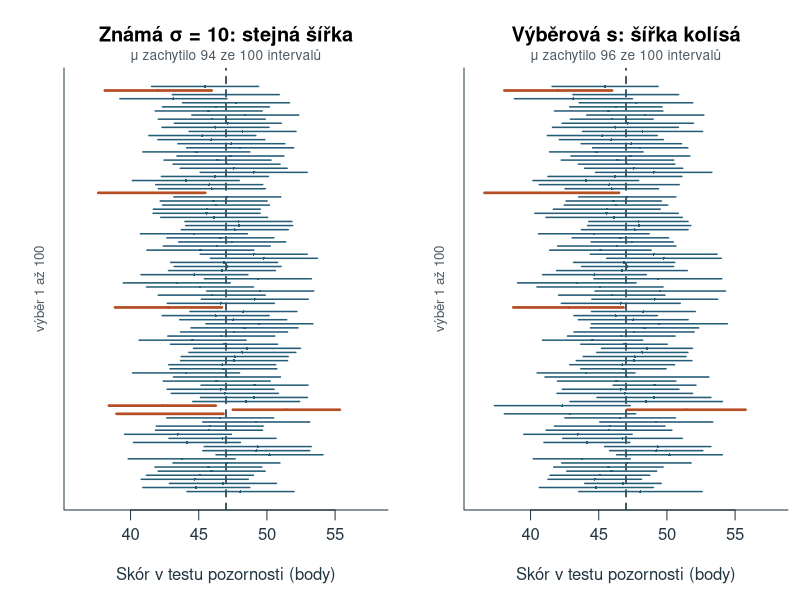
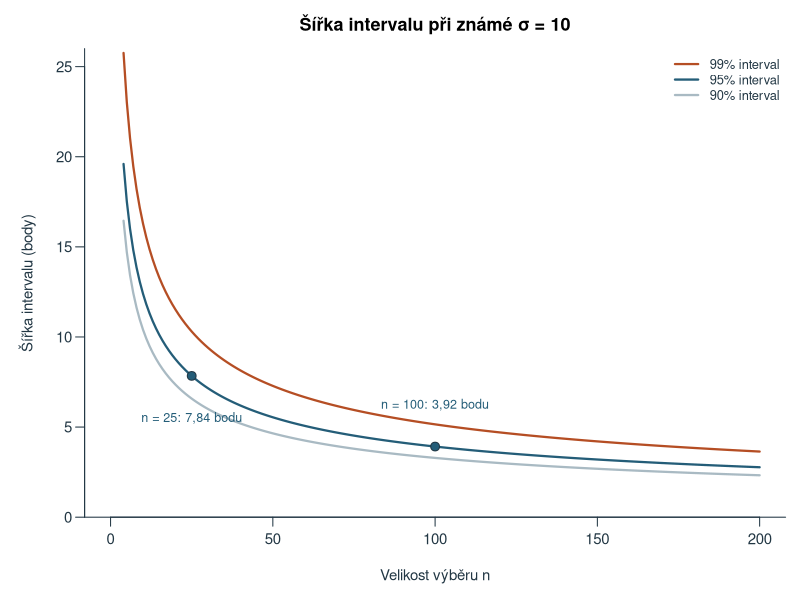
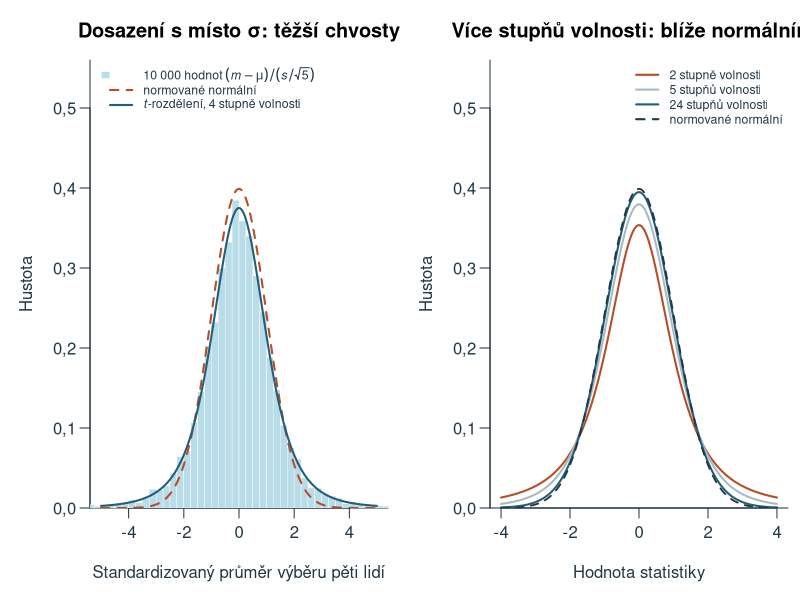
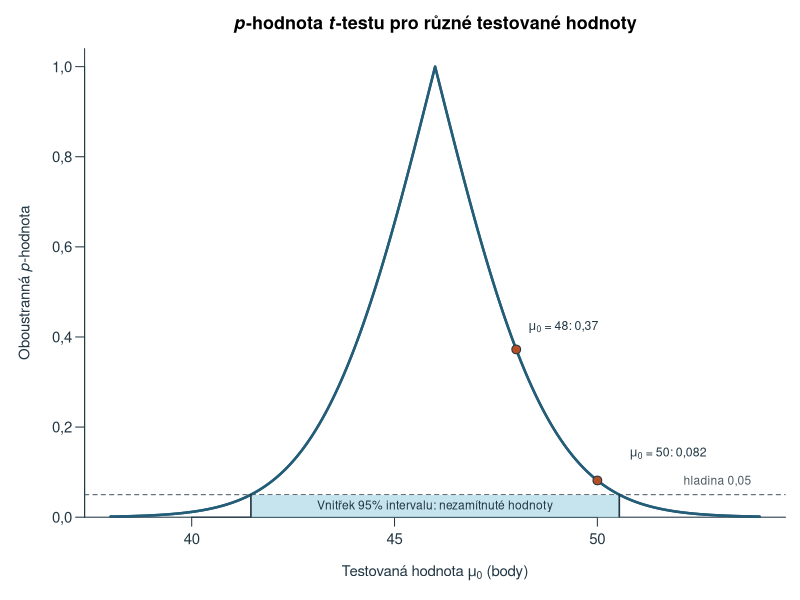
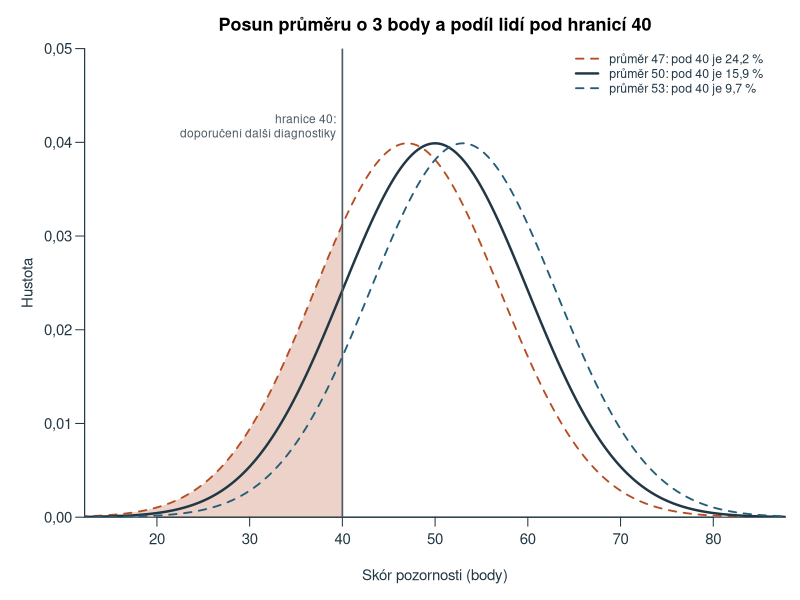
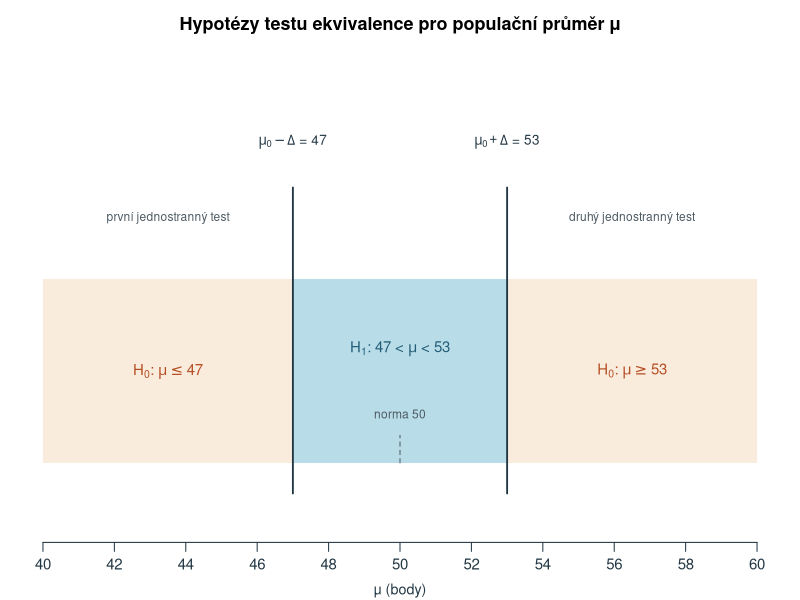
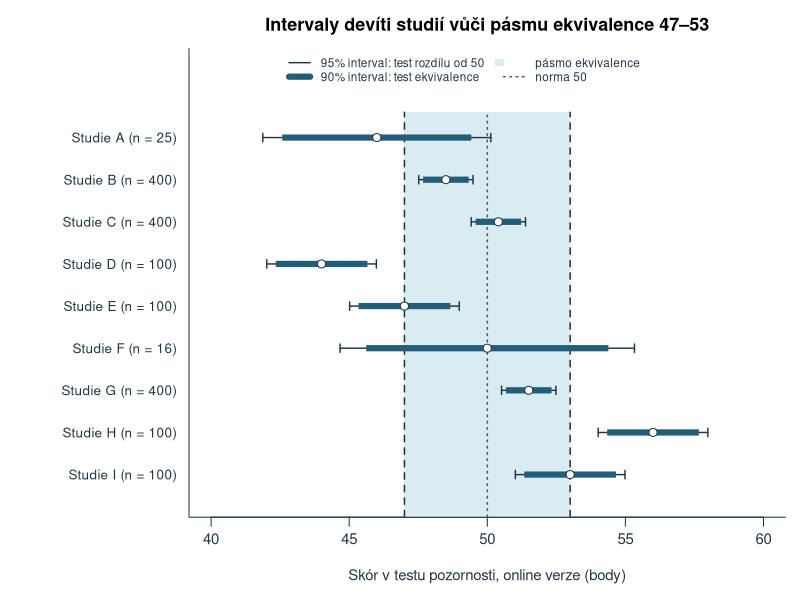
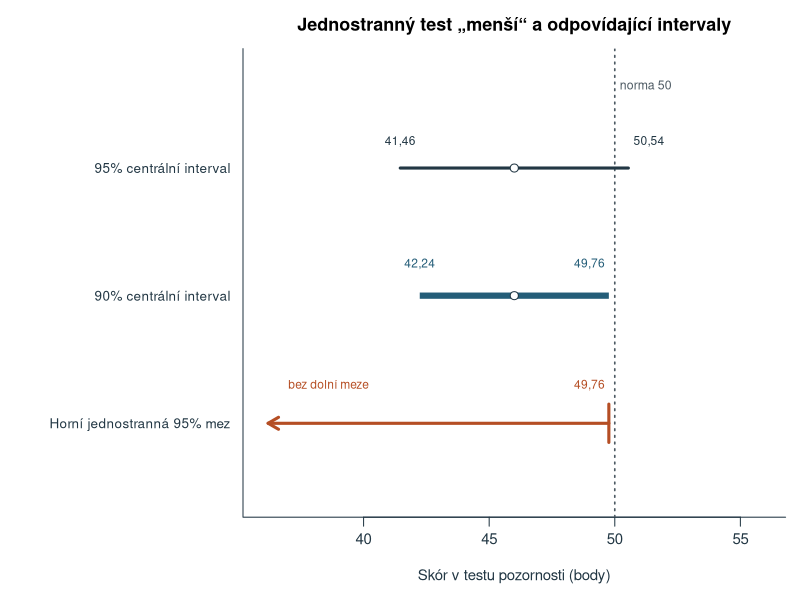

Source code (R) for these figures, in order:
# Teaching model, simulations and figures for chapter 7; base R, UTF-8, deterministic project-root paths.
# PDI summaries are quoted from Howell (2013, pp. 186-189). Every other value is an authored teaching model.
ch7_out <- 'assets/chapter-07/plots'
ch7_old_options <- options(OutDec=',')
dir.create(ch7_out,recursive=TRUE,showWarnings=FALSE)
ch7_blue <- '#245D78'; ch7_orange <- '#B54E24'; ch7_fill <- '#B8DDE8'; ch7_gray <- '#4D5A63'; ch7_pale <- '#E1E8EB'; ch7_sand <- '#FAECDD'; ch7_ink <- '#223744'; ch7_mute <- '#A9BAC3'; ch7_green <- '#3E7B4F'
ch7_num <- function(x,digits=2) formatC(x,format='f',digits=digits,decimal.mark=',')
ch7_draw <- function(name,code,width=8,height=4.5) {
  svg(file.path(ch7_out,paste0(name,'.svg')),width=width,height=height,family='sans',bg='white')
  par(mar=c(4.5,4.5,2.6,.8),mgp=c(2.7,.7,0),las=1,col.axis=ch7_ink,col.lab=ch7_ink,fg=ch7_ink,cex=.9)
  force(code); dev.off()
}
# Interval and tests for one mean from summaries ------------------------------------
# Known sigma uses the normal quantile; unknown sigma the t quantile with n - 1 degrees of freedom.
ch7_ci_z <- function(m,sigma,n,level=.95) m+c(-1,1)*qnorm(1-(1-level)/2)*sigma/sqrt(n)
ch7_ci_t <- function(m,s,n,level=.95) m+c(-1,1)*qt(1-(1-level)/2,n-1)*s/sqrt(n)
ch7_t <- function(m,s,n,mu0) (m-mu0)/(s/sqrt(n))
ch7_p2 <- function(m,s,n,mu0) 2*pt(-abs(ch7_t(m,s,n,mu0)),n-1)
# Two one-sided tests against mu0 - delta and mu0 + delta; returns both statistics and p-values.
ch7_tost <- function(m,s,n,mu0,delta) {
  se <- s/sqrt(n); tl <- (m-(mu0-delta))/se; tu <- (m-(mu0+delta))/se
  c(t_dolni=tl,p_dolni=pt(tl,n-1,lower.tail=FALSE),t_horni=tu,p_horni=pt(tu,n-1))
}
# Running example: attention score of 25 students after short sleep; reference value of the norm 50.
# sigma = 10 is a model assumption carried over from chapter 6; s = 11 is the new sample input.
ch7_att <- c(mu0=50,sigma=10,s=11,n=25,m=46)
ch7_ci_att_z <- ch7_ci_z(46,10,25)
ch7_ci_att_t <- ch7_ci_t(46,11,25)
ch7_ci_att_t90 <- ch7_ci_t(46,11,25,.90)
ch7_q24 <- qt(.975,24)
# Two-sided acceptance region for the sample mean around mu0 = 50 with the same estimated standard error.
ch7_accept <- 50+c(-1,1)*ch7_q24*11/5
# Howell's PDI example: low-birthweight infants against the norm 100.
ch7_pdi <- c(mu0=100,m=104.125,s=12.584,n=56)
# Equivalence: online version of the attention test against the fixed norm 50, bounds 47 and 53.
# F spans all three regions; G, H and I mirror B, D and E above the norm.
ch7_eq <- data.frame(studie=LETTERS[1:9],m=c(46,48.5,50.4,44,47,50,51.5,56,53),s=10,n=c(25,400,400,100,100,16,400,100,100))
ch7_mu0 <- 50; ch7_delta <- 3
ch7_eq$ci95_d <- with(ch7_eq,m-qt(.975,n-1)*s/sqrt(n)); ch7_eq$ci95_h <- with(ch7_eq,m+qt(.975,n-1)*s/sqrt(n))
ch7_eq$ci90_d <- with(ch7_eq,m-qt(.95,n-1)*s/sqrt(n)); ch7_eq$ci90_h <- with(ch7_eq,m+qt(.95,n-1)*s/sqrt(n))
ch7_eq$p_rozdil <- with(ch7_eq,ch7_p2(m,s,n,ch7_mu0))
ch7_eq_tost <- t(mapply(function(m,s,n) ch7_tost(m,s,n,ch7_mu0,ch7_delta),ch7_eq$m,ch7_eq$s,ch7_eq$n))
ch7_eq$p_tost <- pmax(ch7_eq_tost[,'p_dolni'],ch7_eq_tost[,'p_horni'])
# Consequence of a shifted population mean for the share below the referral cut-off 40 (normal model, sigma 10).
ch7_cut <- 40; ch7_share <- pnorm(ch7_cut,c(47,50,53),10)
# Theoretical coverage of the wrong procedure m +- 1.96 s/sqrt(n) for n = 10 under the normal model.
ch7_cov_wrong <- 2*pt(qnorm(.975),9)-1
# Simulations: seeds and the order of draws are fixed --------------------------------
# 100 samples of 25 students from a teaching population with mean 47 and SD 10.
ch7_mu_sim <- 47; ch7_reps <- 100
set.seed(20261017)
ch7_samples <- matrix(rnorm(ch7_reps*25,ch7_mu_sim,10),ch7_reps)
ch7_sim_m <- rowMeans(ch7_samples); ch7_sim_s <- apply(ch7_samples,1,sd)
ch7_sim_z <- cbind(ch7_sim_m-qnorm(.975)*2,ch7_sim_m+qnorm(.975)*2)
ch7_sim_t <- cbind(ch7_sim_m-ch7_q24*ch7_sim_s/5,ch7_sim_m+ch7_q24*ch7_sim_s/5)
ch7_hit_z <- ch7_sim_z[,1]<=ch7_mu_sim & ch7_mu_sim<=ch7_sim_z[,2]
ch7_hit_t <- ch7_sim_t[,1]<=ch7_mu_sim & ch7_mu_sim<=ch7_sim_t[,2]
# Statistic (m - mu)/(s/sqrt(n)) for 10 000 samples of five from a normal population.
set.seed(20261018)
ch7_small <- matrix(rnorm(5*10000,50,10),10000)
ch7_tstat5 <- (rowMeans(ch7_small)-50)/(apply(ch7_small,1,sd)/sqrt(5))
ch7_zstat5 <- (rowMeans(ch7_small)-50)/(10/sqrt(5))
rm(ch7_small)
# Exercise inputs (all authored) -----------------------------------------------------
ch7_u05 <- c(12,15,9,14,11,13,16,10,12,14)
ch7_u07 <- c(18,22,25,19,24,21,27,17,23,20,26,22,19,28,21,24,18,25,23,22)
# Figures ----------------------------------------------------------------------------
ch7_draw('opakovane-intervaly', {
  par(mfrow=c(1,2),mar=c(4.5,3.2,3.4,.6))
  for(k in 1:2) {
    ci <- if(k==1) ch7_sim_z else ch7_sim_t; hit <- if(k==1) ch7_hit_z else ch7_hit_t
    plot(NA,xlim=c(36,58),ylim=c(.5,ch7_reps+.5),yaxt='n',xlab='Skór v testu pozornosti (body)',ylab='',bty='l',
      main=if(k==1) 'Známá σ = 10: stejná šířka' else 'Výběrová s: šířka kolísá')
    abline(v=ch7_mu_sim,lty=2,lwd=1.6,col=ch7_ink)
    segments(ci[,1],1:ch7_reps,ci[,2],1:ch7_reps,col=ifelse(hit,ch7_blue,ch7_orange),lwd=ifelse(hit,1.5,2.6))
    points(ch7_sim_m,1:ch7_reps,pch=16,cex=.35,col=ifelse(hit,ch7_blue,ch7_orange))
    mtext(paste0('μ zachytilo ',sum(hit),' ze 100 intervalů'),side=3,line=.2,cex=.82,col=ch7_gray)
    mtext('výběr 1 až 100',side=2,line=.8,las=0,cex=.8,col=ch7_gray)
  }
},width=10,height=6.4)
ch7_draw('sirka-intervalu', {
  par(mar=c(4.6,4.7,2.7,.8))
  n <- 4:200; lev <- c(.90,.95,.99); cols <- c(ch7_mute,ch7_blue,ch7_orange)
  plot(NA,xlim=c(0,200),ylim=c(0,26),xlab='Velikost výběru n',ylab='Šířka intervalu (body)',main='Šířka intervalu při známé σ = 10',bty='l',yaxs='i')
  for(j in 1:3) lines(n,2*qnorm(1-(1-lev[j])/2)*10/sqrt(n),lwd=2.2,col=cols[j])
  k <- c(25,100); points(k,2*qnorm(.975)*10/sqrt(k),pch=21,bg=ch7_blue,col=ch7_ink,cex=1.3)
  text(k,2*qnorm(.975)*10/sqrt(k),paste0('n = ',k,': ',ch7_num(2*qnorm(.975)*10/sqrt(k)),' bodu'),pos=c(1,3),offset=2.1,cex=.84,col=ch7_blue)
  legend('topright',c('99% interval','95% interval','90% interval'),lwd=2.2,col=rev(cols),bty='n',cex=.86)
},width=8.6,height=4.4)
ch7_draw('t-rozdeleni', {
  par(mfrow=c(1,2),mar=c(4.6,4.5,3,.6))
  br <- seq(-12,12,by=.25)
  h <- hist(pmax(pmin(ch7_tstat5,11.99),-11.99),breaks=br,plot=FALSE)
  plot(NA,xlim=c(-5,5),ylim=c(0,.56),xlab='Standardizovaný průměr výběru pěti lidí',ylab='Hustota',main='Dosazení s místo σ: těžší chvosty',bty='l',yaxs='i')
  rect(br[-length(br)],0,br[-1],h$density,col=ch7_fill,border='white',lwd=.4)
  curve(dnorm(x),-5,5,add=TRUE,lwd=2,lty=2,col=ch7_orange,n=400)
  curve(dt(x,4),-5,5,add=TRUE,lwd=2,col=ch7_blue,n=400)
  legend('topleft',c(expression('10 000 hodnot '*(italic(m)-mu)/(italic(s)/sqrt(5))),expression('normované normální'),expression(italic(t)*'-rozdělení, 4 stupně volnosti')),fill=c(ch7_fill,NA,NA),border=c('white',NA,NA),lty=c(NA,2,1),lwd=c(NA,2,2),col=c(NA,ch7_orange,ch7_blue),bty='n',cex=.74,ncol=1)
  plot(NA,xlim=c(-4,4),ylim=c(0,.56),xlab='Hodnota statistiky',ylab='Hustota',main='Více stupňů volnosti: blíže normálnímu',bty='l',yaxs='i')
  df <- c(2,5,24); cols <- c(ch7_orange,ch7_mute,ch7_blue)
  for(j in 1:3) curve(dt(x,df[j]),-4,4,add=TRUE,lwd=2,col=cols[j],n=400)
  curve(dnorm(x),-4,4,add=TRUE,lwd=1.8,lty=2,col=ch7_ink,n=400)
  legend('topright',c('2 stupně volnosti','5 stupňů volnosti','24 stupňů volnosti','normované normální'),lty=c(1,1,1,2),lwd=2,col=c(cols,ch7_ink),bty='n',cex=.74)
},width=10,height=4.4)
ch7_draw('p-funkce', {
  par(mar=c(4.6,4.7,2.7,.8))
  mu <- seq(38,54,by=.02); p <- ch7_p2(46,11,25,mu)
  plot(mu,p,type='l',lwd=2.4,col=ch7_blue,ylim=c(0,1.04),xlab=expression('Testovaná hodnota '*mu[0]*' (body)'),ylab=expression('Oboustranná '*italic(p)*'-hodnota'),main=expression(bolditalic(p)*bold('-hodnota ')*bolditalic(t)*bold('-testu pro různé testované hodnoty')),bty='l',yaxs='i')
  abline(h=.05,lty=2,col=ch7_gray)
  rect(ch7_ci_att_t[1],-.1,ch7_ci_att_t[2],.05,col=adjustcolor(ch7_fill,.8),border=NA)
  lines(mu,p,lwd=2.4,col=ch7_blue)
  segments(ch7_ci_att_t,0,ch7_ci_att_t,.05,lwd=1.6,col=ch7_ink)
  text(46,.025,'Vnitřek 95% intervalu: nezamítnuté hodnoty',cex=.8,col=ch7_ink)
  points(c(50,48),ch7_p2(46,11,25,c(50,48)),pch=21,bg=ch7_orange,col=ch7_ink,cex=1.3)
  text(50.8,ch7_p2(46,11,25,50)+.06,bquote(mu[0]*' = 50: '*.(ch7_num(ch7_p2(46,11,25,50),3))),adj=0,cex=.82)
  text(48.3,ch7_p2(46,11,25,48)+.05,bquote(mu[0]*' = 48: '*.(ch7_num(ch7_p2(46,11,25,48),2))),adj=0,cex=.82)
  text(53.8,.08,'hladina 0,05',adj=1,cex=.8,col=ch7_gray)
},width=8.6,height=4.6)
ch7_draw('pasmo-pouziti', {
  par(mar=c(4.6,4.7,2.7,.8))
  x <- seq(10,90,length.out=600); mus <- c(47,50,53); cols <- c(ch7_orange,ch7_ink,ch7_blue)
  plot(NA,xlim=c(15,85),ylim=c(0,.05),xlab='Skór pozornosti (body)',ylab='Hustota',main='Posun průměru o 3 body a podíl lidí pod hranicí 40',bty='l',yaxs='i')
  polygon(c(15,x[x<=40],40),c(0,dnorm(x[x<=40],47,10),0),col=adjustcolor(ch7_orange,.25),border=NA)
  for(j in 1:3) lines(x,dnorm(x,mus[j],10),lwd=if(j==2) 2.4 else 1.8,lty=if(j==2) 1 else 2,col=cols[j])
  abline(v=40,lwd=1.6,col=ch7_gray)
  text(39.3,.043,'hranice 40:\ndoporučení další diagnostiky',adj=c(1,1),cex=.8,col=ch7_gray)
  legend(64,.0505,paste0('průměr ',mus,': pod 40 je ',ch7_num(100*ch7_share,1),' %'),lty=c(2,1,2),lwd=c(1.8,2.4,1.8),col=cols,bty='n',cex=.82)
},width=8.6,height=4.4)
ch7_draw('hypotezy-ekvivalence', {
  par(mar=c(3.2,.8,2.6,.8))
  plot(NA,xlim=c(40,60),ylim=c(0,3),axes=FALSE,xlab='',ylab='',main='Hypotézy testu ekvivalence pro populační průměr μ')
  axis(1,at=seq(40,60,by=2),labels=seq(40,60,by=2)); mtext('μ (body)',side=1,line=2.1,cex=.86)
  rect(40,.4,47,1.6,col=ch7_sand,border=NA); rect(53,.4,60,1.6,col=ch7_sand,border=NA); rect(47,.4,53,1.6,col=ch7_fill,border=NA)
  segments(c(47,53),.2,c(47,53),2.2,lwd=1.8,col=ch7_ink); segments(50,.4,50,.58,lty=2,col=ch7_gray)
  text(43.5,1,expression(H[0]*': '*mu<=47),cex=1,col=ch7_orange,font=2); text(56.5,1,expression(H[0]*': '*mu>=53),cex=1,col=ch7_orange,font=2)
  text(50,1.15,expression(H[1]*': 47 < '*mu*' < 53'),cex=1,col=ch7_blue,font=2); text(50,.72,'norma 50',cex=.8,col=ch7_gray)
  text(47,2.5,expression(mu[0]-Delta*' = 47'),cex=.9); text(53,2.5,expression(mu[0]+Delta*' = 53'),cex=.9)
  text(c(43.5,56.5),2.0,c('první jednostranný test','druhý jednostranný test'),cex=.8,col=ch7_gray)
},width=8.6,height=3.4)
ch7_draw('ctyri-kombinace', {
  par(mar=c(4.6,10.5,2.7,.8))
  e <- ch7_eq; k <- nrow(e); y <- k:1
  lab <- paste0('Studie ',e$studie,' (n = ',e$n,')')
  plot(NA,xlim=c(40,60),ylim=c(.4,k+1.7),yaxt='n',xlab='Skór v testu pozornosti, online verze (body)',ylab='',main='Intervaly devíti studií vůči pásmu ekvivalence 47–53',bty='l')
  rect(47,0,53,k+.6,col=adjustcolor(ch7_fill,.55),border=NA)
  segments(c(47,53),0,c(47,53),k+.6,lty=2,lwd=1.5,col=ch7_ink); segments(50,0,50,k+.6,lty=3,lwd=1.5,col=ch7_gray)
  axis(2,at=y,labels=lab,tick=FALSE,cex.axis=.9)
  segments(e$ci95_d,y,e$ci95_h,y,lwd=1.4,col=ch7_ink)
  segments(e$ci95_d,y-.1,e$ci95_d,y+.1,lwd=1.4,col=ch7_ink); segments(e$ci95_h,y-.1,e$ci95_h,y+.1,lwd=1.4,col=ch7_ink)
  segments(e$ci90_d,y,e$ci90_h,y,lwd=6,col=ch7_blue,lend=1)
  points(e$m,y,pch=21,bg='white',col=ch7_ink,cex=1.2)
  legend('top',c('95% interval: test rozdílu od 50','90% interval: test ekvivalence','pásmo ekvivalence','norma 50'),lwd=c(1.4,6,NA,1.5),lty=c(1,1,NA,3),col=c(ch7_ink,ch7_blue,NA,ch7_gray),fill=c(NA,NA,adjustcolor(ch7_fill,.55),NA),border=NA,bty='n',cex=.78,ncol=2)
},width=9.4,height=6.4)
# One-sided bound versus central intervals for the one-sided test of the running example.
ch7_draw('jednostranne-intervaly', {
  par(mar=c(4.6,13.5,2.7,.8))
  up1 <- ch7_ci_att_t90[2]; y <- 3:1
  lab <- c('95% centrální interval','90% centrální interval','Horní jednostranná 95% mez')
  plot(NA,xlim=c(36,56),ylim=c(.4,3.8),yaxt='n',xlab='Skór v testu pozornosti (body)',ylab='',main='Jednostranný test „menší“ a odpovídající intervaly',bty='l')
  axis(2,at=y,labels=lab,tick=FALSE,cex.axis=.9)
  abline(v=50,lty=3,lwd=1.6,col=ch7_gray); text(50.2,3.65,'norma 50',adj=0,cex=.82,col=ch7_gray)
  segments(ch7_ci_att_t[1],3,ch7_ci_att_t[2],3,lwd=3,col=ch7_ink)
  segments(ch7_ci_att_t90[1],2,ch7_ci_att_t90[2],2,lwd=6,col=ch7_blue,lend=1)
  arrows(up1,1,36.2,1,lwd=3,col=ch7_orange,length=.12)
  segments(up1,.85,up1,1.15,lwd=3,col=ch7_orange)
  points(c(46,46),c(3,2),pch=21,bg='white',col=ch7_ink,cex=1.2)
  text(ch7_ci_att_t[1],3.18,ch7_num(ch7_ci_att_t[1]),adj=c(.5,0),cex=.8,col=ch7_ink)
  text(ch7_ci_att_t[2]+.2,3.18,ch7_num(ch7_ci_att_t[2]),adj=c(0,0),cex=.8,col=ch7_ink)
  text(ch7_ci_att_t90[1],2.22,ch7_num(ch7_ci_att_t90[1]),adj=c(.5,0),cex=.8,col=ch7_blue)
  text(ch7_ci_att_t90[2]-.15,2.22,ch7_num(ch7_ci_att_t90[2]),adj=c(1,0),cex=.8,col=ch7_blue)
  text(up1-.15,1.27,ch7_num(up1),adj=c(1,0),cex=.8,col=ch7_orange); text(37,1.27,'bez dolní meze',adj=c(0,0),cex=.8,col=ch7_orange)
},width=9,height=3.6)
# Mirror: the sample mean lies in the acceptance region around mu0 exactly when mu0 lies in the interval around m.
ch7_draw('zrcadlo-intervalu', {
  par(mar=c(4.6,15,2.7,.8))
  me <- ch7_q24*11/5
  plot(NA,xlim=c(38,60),ylim=c(.4,2.9),yaxt='n',xlab='Skór v testu pozornosti (body)',ylab='',main='Stejná vzdálenost, dva pohledy',bty='l')
  axis(2,at=2,labels=expression('Oblast nezamítnutí kolem '*mu[0]*' = 50'),tick=FALSE,cex.axis=.9)
  axis(2,at=1,labels=expression('95% interval kolem '*italic(m)*' = 46'),tick=FALSE,cex.axis=.9)
  rect(ch7_accept[1],1.85,ch7_accept[2],2.15,col=ch7_sand,border=ch7_orange,lwd=1.4)
  segments(ch7_ci_att_t[1],1,ch7_ci_att_t[2],1,lwd=6,col=ch7_blue,lend=1)
  points(c(50,50),c(2,1),pch=23,bg=ch7_orange,col=ch7_ink,cex=1.25); points(c(46,46),c(2,1),pch=21,bg='white',col=ch7_ink,cex=1.25)
  text(ch7_accept,2.3,ch7_num(ch7_accept),cex=.8,col=ch7_orange); text(ch7_ci_att_t,1.22,ch7_num(ch7_ci_att_t),cex=.8,col=ch7_blue)
  arrows(46,1.55,50,1.55,code=3,length=.07,col=ch7_ink); text(48,1.7,expression('|'*italic(m)-mu[0]*'| = 4'),cex=.82)
  text(55.6,1.5,paste0('mezní chyba ',ch7_num(me),'\nna každou stranu'),adj=0,cex=.78,col=ch7_gray)
  legend('topleft',legend=c(expression('výběrový průměr '*italic(m)),expression('testovaná hodnota '*mu[0])),pch=c(21,23),pt.bg=c('white',ch7_orange),col=ch7_ink,bty='n',cex=.8,horiz=TRUE)
},width=9,height=3.4)
# Exercise 7: the same plotting positions and reference line as chapter 4.
ch7_qq_y <- sort(ch7_u07)
ch7_qq_p <- (seq_along(ch7_qq_y)-.5)/length(ch7_qq_y)
ch7_qq_z <- qnorm(ch7_qq_p)
ch7_draw('qq-uzkost', {
  plot(ch7_qq_z,ch7_qq_y,xlab='Teoretický kvantil normovaného normálního rozdělení',
       ylab='Seřazený skór úzkosti (body)',main='Q–Q graf skórů zkouškové úzkosti',
       pch=21,bg=ch7_blue,col=ch7_ink,bty='l',cex=1.1)
  abline(a=mean(ch7_u07),b=sd(ch7_u07),col=ch7_orange,lwd=1.8)
  legend('topleft','Referenční přímka: m + s × z',col=ch7_orange,lwd=1.8,bty='n',cex=.85)
},width=8.6,height=4.6)
options(ch7_old_options)
